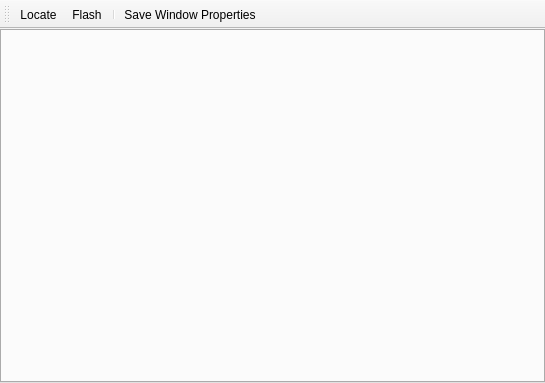
<?xml version="1.0" encoding="UTF-8"?>
<ui version="4.0">
 <class>PropertiesWindow</class>
 <widget class="QMainWindow" name="PropertiesWindow">
  <property name="geometry">
   <rect>
    <x>0</x>
    <y>0</y>
    <width>545</width>
    <height>383</height>
   </rect>
  </property>
  <property name="sizePolicy">
   <sizepolicy hsizetype="Expanding" vsizetype="Expanding">
    <horstretch>0</horstretch>
    <verstretch>0</verstretch>
   </sizepolicy>
  </property>
  <property name="minimumSize">
   <size>
    <width>300</width>
    <height>200</height>
   </size>
  </property>
  <property name="windowTitle">
   <string>Window Properties</string>
  </property>
  <widget class="QWidget" name="centralwidget">
   <layout class="QGridLayout" name="gridLayout">
    <property name="margin">
     <number>0</number>
    </property>
    <property name="spacing">
     <number>0</number>
    </property>
    <item row="0" column="0">
     <widget class="QTabWidget" name="tabWidget">
      <property name="currentIndex">
       <number>-1</number>
      </property>
     </widget>
    </item>
   </layout>
  </widget>
  <widget class="QToolBar" name="toolBar">
   <property name="windowTitle">
    <string>Tool Bar</string>
   </property>
   <property name="iconSize">
    <size>
     <width>16</width>
     <height>16</height>
    </size>
   </property>
   <property name="floatable">
    <bool>false</bool>
   </property>
   <attribute name="toolBarArea">
    <enum>TopToolBarArea</enum>
   </attribute>
   <attribute name="toolBarBreak">
    <bool>false</bool>
   </attribute>
   <addaction name="actnLocate"/>
   <addaction name="actnFlash"/>
   <addaction name="separator"/>
   <addaction name="actnSave"/>
  </widget>
  <action name="actnLocate">
   <property name="icon">
    <iconset resource="../../qt_resources.qrc">
     <normaloff>:/img/locate.png</normaloff>:/img/locate.png</iconset>
   </property>
   <property name="text">
    <string>Locate</string>
   </property>
   <property name="toolTip">
    <string>Shows the window in the hierarchy tree</string>
   </property>
   <property name="shortcut">
    <string>Ctrl+L</string>
   </property>
  </action>
  <action name="actnSave">
   <property name="icon">
    <iconset resource="../../qt_resources.qrc">
     <normaloff>:/img/save.png</normaloff>:/img/save.png</iconset>
   </property>
   <property name="text">
    <string>Save Window Properties</string>
   </property>
   <property name="toolTip">
    <string>Save the window properties to a file in either text or xml format</string>
   </property>
   <property name="shortcut">
    <string>Ctrl+S</string>
   </property>
  </action>
  <action name="actnFlash">
   <property name="icon">
    <iconset resource="../../qt_resources.qrc">
     <normaloff>:/img/flash.png</normaloff>:/img/flash.png</iconset>
   </property>
   <property name="text">
    <string>Flash</string>
   </property>
  </action>
 </widget>
 <resources>
  <include location="../../qt_resources.qrc"/>
 </resources>
 <connections/>
</ui>
